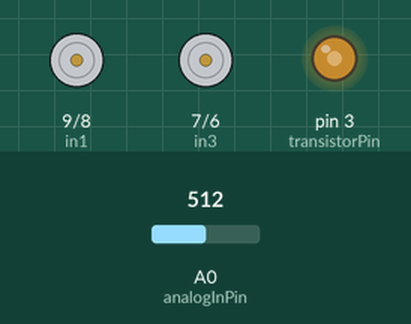
Recording of a sketch running on a simulated Arduino Uno, built with avr-gcc and run on an emulated ATmega328P. Shown: motor-driver pin pairs drawn as motors (green arrow = first pin HIGH = forward, orange = second pin HIGH = backward, longer = more drive, scaled by the enable pin), output pins drawn as LEDs (lit = HIGH). The inputs (shaded band) are chosen by the test bench; at power-on: A0 (analogInPin) = 512.

Above: at 1.2 s.
1.3 s: A0 (analogInPin) set to 716
At 2.0 s:
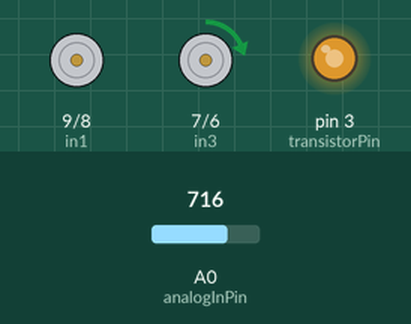
2.8 s: A0 (analogInPin) set to 649
At 4.0 s:
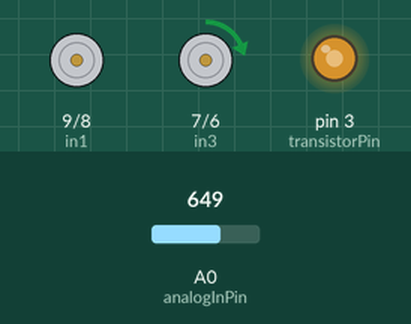
4.3 s: A0 (analogInPin) set to 624
At 5.5 s:
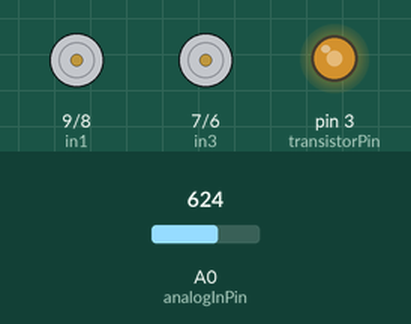
5.8 s: A0 (analogInPin) set to 511
At 6.4 s:
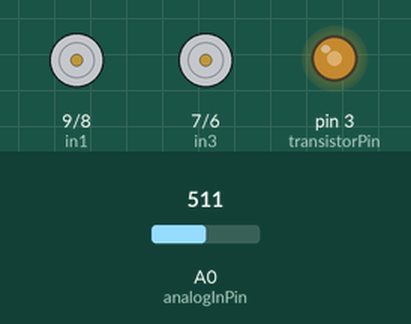
7.3 s: A0 (analogInPin) set to 150
At 8.7 s:
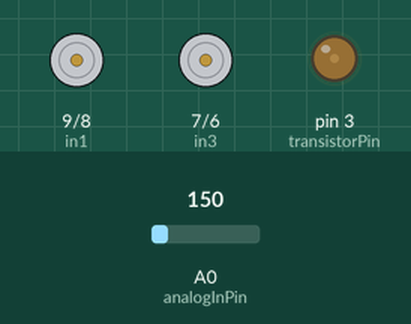
Timing chart, 0 to 9.8 s (numbered marks = the images above; inputs shaded):
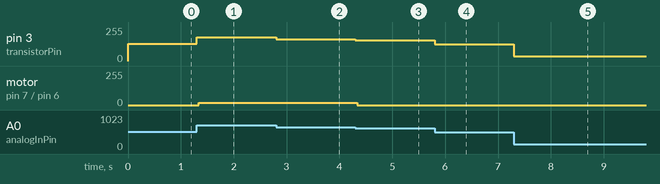

The sketch:

Flex_DC_Test.ino
```cpp
int analogInPin = A0;
int sensorValue = 0;
int outputValue = 0;
int transistorPin = 3;
int enA = 10;
int in1 = 9;
int in2 = 8;
// motor two
int enB = 5;
int in3 = 7;
int in4 = 6;
void setup()
{
Serial.begin(9600);
 pinMode(enA, OUTPUT);
 pinMode(enB, OUTPUT);
 pinMode(in1, OUTPUT);
 pinMode(in2, OUTPUT);
 pinMode(in3, OUTPUT);
 pinMode(in4, OUTPUT);
}
void loop()
{

sensorValue = analogRead(analogInPin)/4;
outputValue = map(sensorValue, 0, 1023, 0, 255);
analogWrite(transistorPin, sensorValue);

if (sensorValue >= 160)
{

digitalWrite(in1, HIGH);

digitalWrite(in2, LOW);

analogWrite(enB, 200);

digitalWrite(in3, HIGH);

digitalWrite(in4, LOW);

analogWrite(enB, 200);
}

else
digitalWrite(in1, LOW);

digitalWrite(in2, LOW);

digitalWrite(in3, LOW);

digitalWrite(in4, LOW);
}
```

Measured:
- after the input at 1.3 s, pin 3 (transistorPin): 128/255 → 179/255 at once; motor on pin 7 (in3) / pin 6 (in4): stopped → forward 17/255 at once
- after the input at 2.8 s, pin 3 (transistorPin): 179/255 → 162/255 at once
- after the input at 4.3 s, pin 3 (transistorPin): 162/255 → 156/255 at once; motor on pin 7 (in3) / pin 6 (in4): forward 17/255 → stopped at once
- after the input at 5.8 s, pin 3 (transistorPin): 156/255 → 127/255 at once
- after the input at 7.3 s, pin 3 (transistorPin): 127/255 → 37/255 at once
